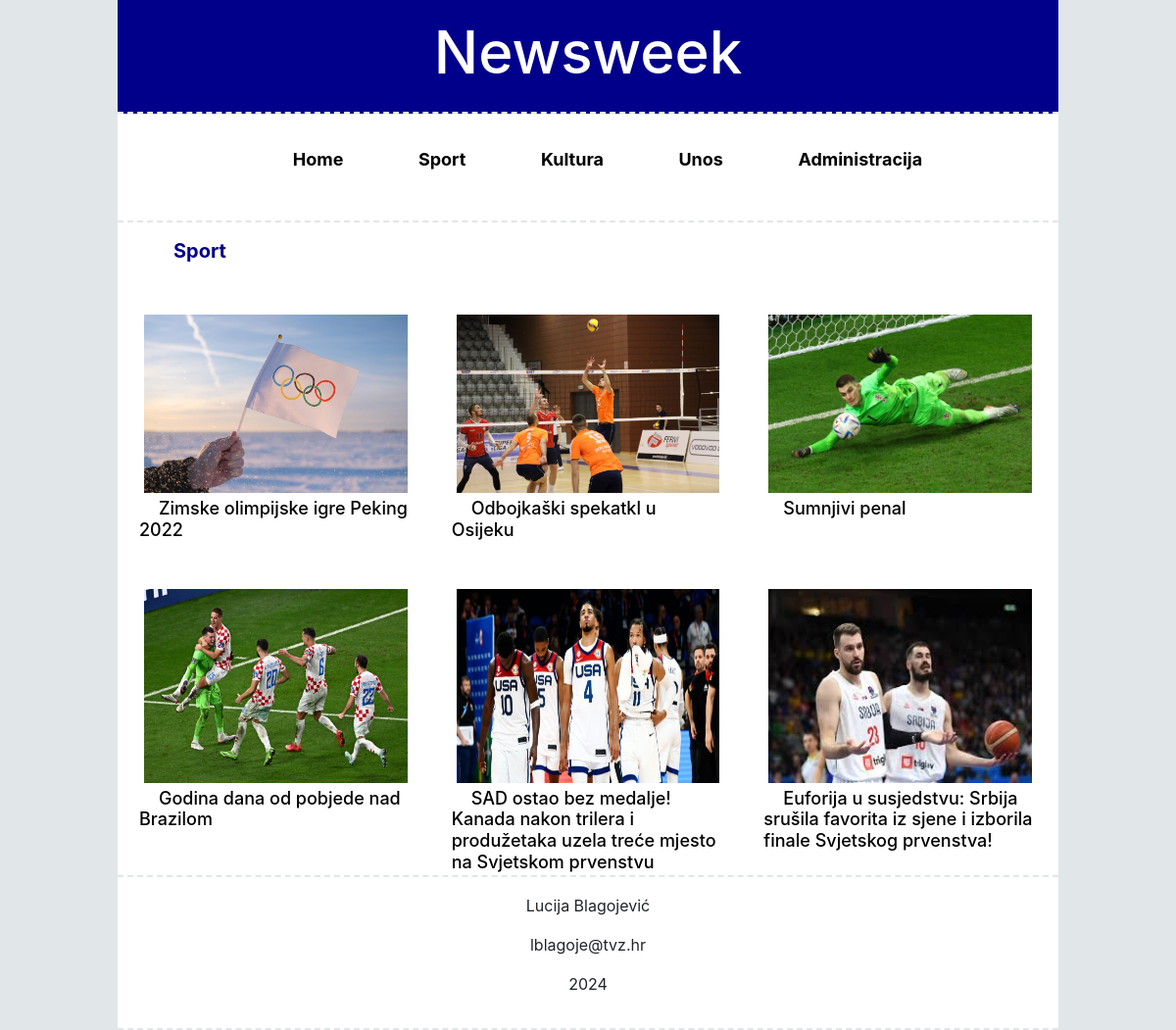
The app's page /kategorija.php?id=sport with its own data.
### tables this page shows
CREATE TABLE `naslov` (
  `idNaslov` int(11) NOT NULL,
  `naziv` varchar(100) NOT NULL,
  `slike` varchar(64) NOT NULL,
  `kategorija` varchar(100) NOT NULL,
  `arhiva` tinyint(1) NOT NULL,
  `opis` text NOT NULL,
  `kratki_sadrzaj` varchar(200) NOT NULL
);

### kategorija.php (the view, shortened to what this page needs)
<?php
include 'connect.php';
if (isset($_GET['id'])) {
    $category = $_GET['id'];
    $sql = "SELECT naziv, slike,idNaslov FROM naslov WHERE kategorija = ? AND arhiva = 0";
    $stmt = $conn->prepare($sql);
    $stmt->bind_param("s", $category);
    $stmt->execute();
    $result = $stmt->get_result();
}
?>
<!DOCTYPE html>
<html lang="en">
<head>
    <link href="https://stackpath.bootstrapcdn.com/bootstrap/4.5.2/css/bootstrap.min.css" rel="stylesheet">
    <link href="css/style.css" rel="stylesheet">
</head>
<body>
    <header>
        <div class="container k" >
            <div class="row" >
                <div class="col-lg-12 col-sm-12 col-md-12 col-xs-12"  >
                    <h1 >Newsweek</h1>
                </div>
            </div>
        </div>
        <nav >
        <div class="container l" >
            <div class="row" >
                <div class="col-lg-12 col-sm-12 col-md-12 col-xs-12"  >
                        <ul class="nav-ul-no-bullets" >
                            <li ><a href="index.php" class="liboja">Home</a></li>
                            <li ><a href="kategorija.php?id=sport" class="liboja">Sport</a></li>
                            <li ><a href="kategorija.php?id=kultura" class="liboja">Kultura</a></li>
                            <li><a href="unos.php"  class="liboja">Unos</a></li>
                            <li><a href="administracija.php"  class="liboja">Administracija</a></li>
                        </ul>
                </div>
            </div>
        </div>
    </nav>
    </header>
 <section class="s1">
    <div class="container">
        <div class="row">
            <div class="col-lg-12 col-sm-12 col-md-12 col-xs-12"  >
            <h3 class="hrv">Sport
            </h3>
            </div>
        </div>
        <div class="row linkic">
        <?php
                $counter = 0;
                if ($result->num_rows > 0) {
                    while ($row = $result->fetch_assoc()) {
                        if ($counter % 3 == 0 && $counter != 0) {
                            echo '</div><div class="row" >';
                        }
                        echo '<article class="col-lg-4 col-sm-12 col-md-4 col-xs-12  " style=padding:20px;>';
                        echo '<img src="' . UPLPATH . $row['slike'] . '" alt="Slika " style=padding:5px;>';
                        echo '<h3 class="sekH" >';
                        echo '<a href="clanak.php?id=' . $row['idNaslov'] . '" class="linkic" style="color: black;  "">';
                        echo $row['naziv'];
                        echo '</a>';
                        echo '</h3>';
                        echo '</article>';
                        $counter++;
                    }
                } else {
                    echo "Nema rezultata.";
                }
                ?>
        </div>
 </section>
 <footer>
    <div class="container kontakt " >
        <div class="row">
            <div class="col-lg-12 col-sm-12 col-md-12 col-xs-12" >
                <p> Lucija Blagojević</p>
                <p> lblagoje@tvz.hr</p>
                <p> 2024</p>
            </div>
        </div>
    </div>
 </footer>
</body>
</html>

### css/style.css (style rules this page uses)
h1 { text-align: center; color: blue; font-size: 60px; color: white; }
.k { background-color: darkblue !important; }
.l { text-align: center; list-style-type: none; }
nav ul li { list-style-type: none; display: inline-block; padding: 16px; font-size: 30px; }
.nav-ul-no-bullets li { list-style-type: none; color: lightgreen }
.hrv { font-size: 20px; padding-bottom: 20px; color: darkblue; font-weight: bold; padding-left: 40px; padding-right: 40px; }
img { width: 100%; height: 80%; }
.container { width: 100%; max-width: 100%; padding-right: 15px; padding-left: 15px; margin-right: auto; margin-left: auto; }
.sekH { font-size: 18px; }
.liboja { color: black; font-weight: bold; }
.container { padding: 17px; background-color: white; width: 80%; border-bottom: 2px dashed rgb(225, 230, 232); }
body { background-color: rgb(225, 230, 232); }
.kontakt { text-align: center; }
article img { width: 100%; height: 80%; }
@media (min-width: 766px) { nav ul li { display: inline-block; font-size: 18px; } }
.linkic a { padding: 20px !important; }
.row a { padding: 20px; }

### records on screen
naslov: slike (picture), naziv "Zimske olimpijske igre Peking 2022"
naslov: slike (picture), naziv "Odbojkaški spekatkl u Osijeku"
naslov: slike (picture), naziv "Sumnjivi penal"
naslov: slike (picture), naziv "Godina dana od pobjede nad Brazilom"
naslov: slike (picture), naziv "SAD ostao bez medalje! Kanada nakon trilera i produžetaka uzela treće mjesto na Svjetskom prvenstvu"
naslov: slike (picture), naziv "Euforija u susjedstvu: Srbija srušila favorita iz sjene i izborila finale Svjetskog prvenstva!"
